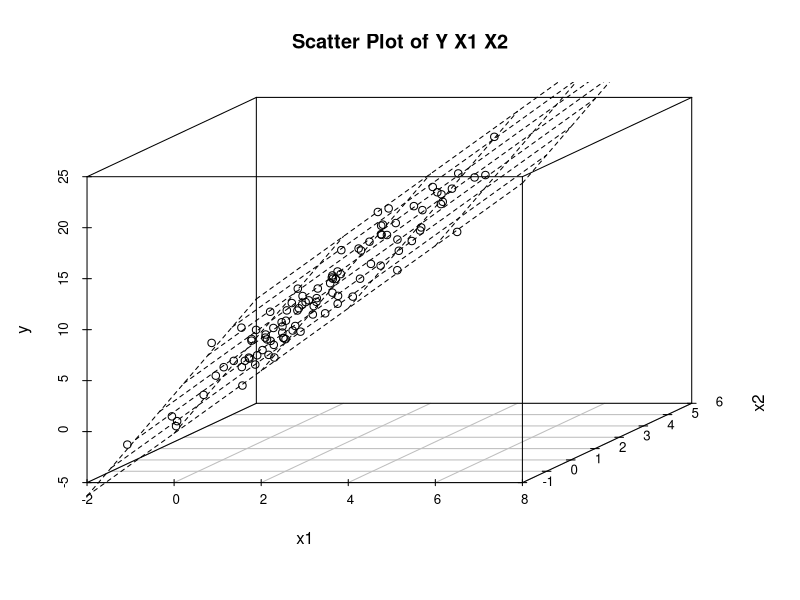
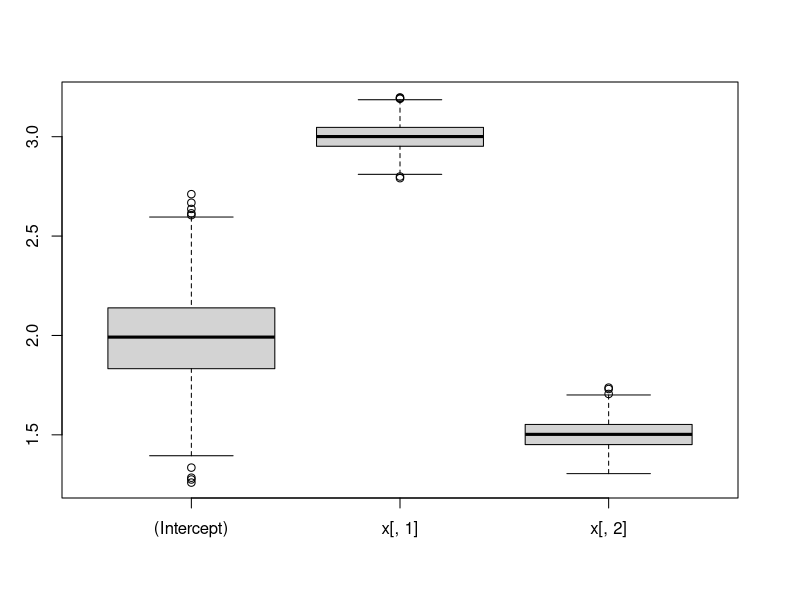
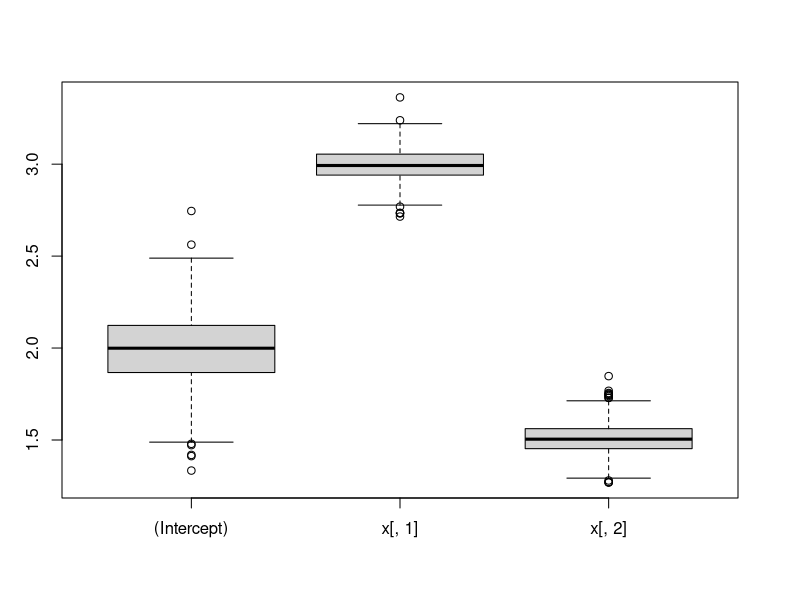
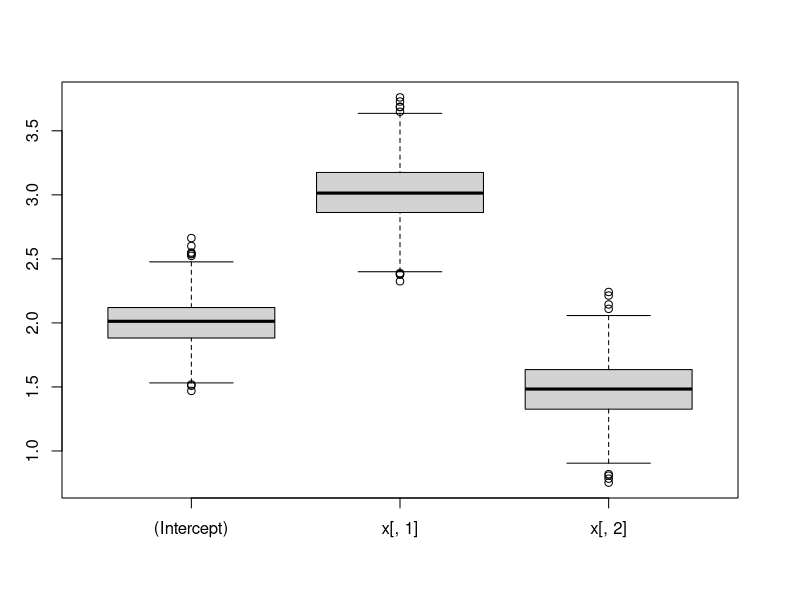

Write R code to recreate these figures, in order.
## ---- chunk 1
knitr::opts_chunk$set(echo = TRUE)
## ---- chunk 2
library(MASS)
library(scatterplot3d)
  mean<-(c(2,2))
  sigma<-matrix(c(2,0,0,2),nrow=2)
  x<-mvrnorm(100,mean,sigma)
  e<-rnorm(100,0,1)
  y<-2+3*x[,1]+1.5*x[,2]+e
  s3d<-scatterplot3d(x[,1],x[,2],y,
                     main="Scatter Plot of Y X1 X2",
                     xlab="x1",ylab="x2",zlab="y",
                     scale.y = 0.5)
  coef<-coef(lm(y~x[,1]+x[,2]))
  s3d$plane3d(coef)
## ---- chunk 3
library(MASS)
lm.sim<-function(alpha,beta,gamma,
                 xmean=c(2,2),sigma=matrix(c(2,0,0,2),nrow=2),
                 emean=0,evar=1)
{    
    x<-mvrnorm(100,xmean,sigma)
    e<-rnorm(100,emean,evar)
    y<-alpha+beta*x[,1]+gamma*x[,2]+e
    coe<-coef(lm(y~x[,1]+x[,2]))
    return (coe)
}
sigma1=matrix(c(2,0,0,2),nrow=2)
sigma2=matrix(c(2,1,1,2),nrow=2)
sigma3=matrix(c(2,1.9,1.9,2),nrow=2)
coef1=replicate(1000,lm.sim(alpha=2,beta=3,gamma=1.5,
                            xmean=c(2,2),sigma=sigma1,
                            emean=0,evar=1))
coef1<-t(coef1)
boxplot(coef1)
apply(coef1,2,mean)
apply(coef1,2,var)

coef2=replicate(1000,lm.sim(alpha=2,beta=3,gamma=1.5,
                            xmean=c(2,2),sigma=sigma2,
                            emean=0,evar=1))
coef2<-t(coef2)
boxplot(coef2)
apply(coef2,2,mean)
apply(coef2,2,var)

coef3=replicate(1000,lm.sim(alpha=2,beta=3,gamma=1.5,
                            xmean=c(2,2),sigma=sigma3,
                            emean=0,evar=1))
coef3<-t(coef3)
boxplot(coef3)
apply(coef3,2,mean)
apply(coef3,2,var)
